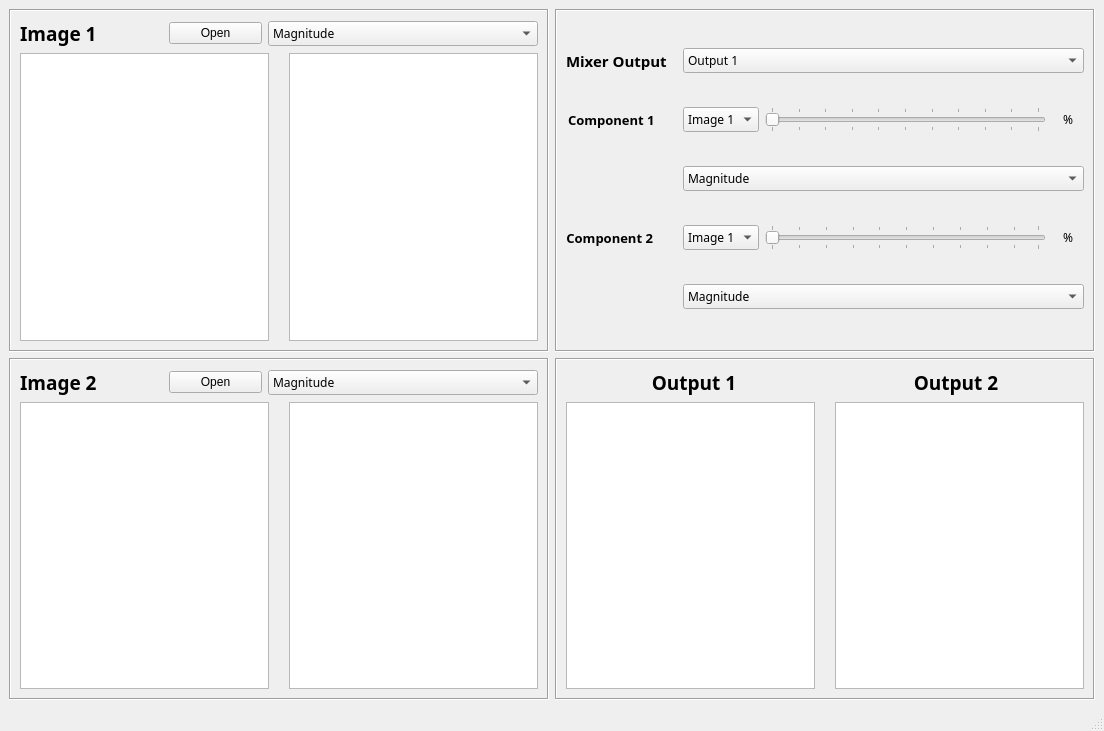
<?xml version="1.0" encoding="UTF-8"?>
<ui version="4.0">
 <class>MainWindow</class>
 <widget class="QMainWindow" name="MainWindow">
  <property name="geometry">
   <rect>
    <x>0</x>
    <y>0</y>
    <width>1104</width>
    <height>731</height>
   </rect>
  </property>
  <property name="windowTitle">
   <string>MainWindow</string>
  </property>
  <widget class="QWidget" name="centralwidget">
   <layout class="QGridLayout" name="gridLayout_2">
    <item row="0" column="0" rowspan="2" colspan="2">
     <widget class="QFrame" name="frame_image1">
      <property name="frameShape">
       <enum>QFrame::Box</enum>
      </property>
      <property name="frameShadow">
       <enum>QFrame::Sunken</enum>
      </property>
      <property name="lineWidth">
       <number>1</number>
      </property>
      <layout class="QGridLayout" name="gridLayout_9">
       <item row="0" column="2">
        <widget class="QComboBox" name="Img1comboBox">
         <property name="minimumSize">
          <size>
           <width>270</width>
           <height>0</height>
          </size>
         </property>
         <property name="font">
          <font>
           <family>Kristen ITC</family>
          </font>
         </property>
         <property name="layoutDirection">
          <enum>Qt::LeftToRight</enum>
         </property>
         <property name="autoFillBackground">
          <bool>false</bool>
         </property>
         <item>
          <property name="text">
           <string>Magnitude</string>
          </property>
         </item>
         <item>
          <property name="text">
           <string>Phase</string>
          </property>
         </item>
         <item>
          <property name="text">
           <string>Real</string>
          </property>
         </item>
         <item>
          <property name="text">
           <string>Imaginary</string>
          </property>
         </item>
        </widget>
       </item>
       <item row="0" column="0">
        <widget class="QLabel" name="Img1Label">
         <property name="font">
          <font>
           <family>Kristen ITC</family>
           <pointsize>14</pointsize>
           <weight>75</weight>
           <bold>true</bold>
          </font>
         </property>
         <property name="text">
          <string>Image 1</string>
         </property>
        </widget>
       </item>
       <item row="1" column="0" colspan="3">
        <layout class="QGridLayout" name="gridLayout_3">
         <property name="horizontalSpacing">
          <number>20</number>
         </property>
         <property name="verticalSpacing">
          <number>7</number>
         </property>
         <item row="0" column="1">
          <widget class="ImageView" name="ImgComp_1"/>
         </item>
         <item row="0" column="0">
          <widget class="ImageView" name="image_1"/>
         </item>
        </layout>
       </item>
       <item row="0" column="1">
        <widget class="QPushButton" name="Button1">
         <property name="maximumSize">
          <size>
           <width>100</width>
           <height>16777215</height>
          </size>
         </property>
         <property name="text">
          <string>Open</string>
         </property>
        </widget>
       </item>
      </layout>
     </widget>
    </item>
    <item row="2" column="0" rowspan="2" colspan="2">
     <widget class="QFrame" name="frame_image2">
      <property name="frameShape">
       <enum>QFrame::Box</enum>
      </property>
      <property name="frameShadow">
       <enum>QFrame::Sunken</enum>
      </property>
      <property name="lineWidth">
       <number>1</number>
      </property>
      <layout class="QGridLayout" name="gridLayout_8">
       <item row="0" column="0">
        <widget class="QLabel" name="Img2Label">
         <property name="font">
          <font>
           <family>Kristen ITC</family>
           <pointsize>14</pointsize>
           <weight>75</weight>
           <bold>true</bold>
          </font>
         </property>
         <property name="text">
          <string>Image 2</string>
         </property>
        </widget>
       </item>
       <item row="0" column="1">
        <widget class="QPushButton" name="Button2">
         <property name="maximumSize">
          <size>
           <width>100</width>
           <height>16777215</height>
          </size>
         </property>
         <property name="text">
          <string>Open</string>
         </property>
        </widget>
       </item>
       <item row="0" column="2">
        <widget class="QComboBox" name="Img2comboBox">
         <property name="minimumSize">
          <size>
           <width>270</width>
           <height>0</height>
          </size>
         </property>
         <property name="font">
          <font>
           <family>Kristen ITC</family>
          </font>
         </property>
         <item>
          <property name="text">
           <string>Magnitude</string>
          </property>
         </item>
         <item>
          <property name="text">
           <string>Phase</string>
          </property>
         </item>
         <item>
          <property name="text">
           <string>Real</string>
          </property>
         </item>
         <item>
          <property name="text">
           <string>Imaginary</string>
          </property>
         </item>
        </widget>
       </item>
       <item row="1" column="0" colspan="3">
        <layout class="QGridLayout" name="gridLayout_4">
         <property name="horizontalSpacing">
          <number>20</number>
         </property>
         <item row="0" column="0">
          <widget class="ImageView" name="image_2"/>
         </item>
         <item row="0" column="1">
          <widget class="ImageView" name="ImgComp_2"/>
         </item>
        </layout>
       </item>
      </layout>
     </widget>
    </item>
    <item row="2" column="2" rowspan="2" colspan="2">
     <widget class="QFrame" name="frame_output">
      <property name="frameShape">
       <enum>QFrame::Box</enum>
      </property>
      <property name="frameShadow">
       <enum>QFrame::Sunken</enum>
      </property>
      <property name="lineWidth">
       <number>1</number>
      </property>
      <layout class="QGridLayout" name="gridLayout_10">
       <item row="0" column="0">
        <widget class="QLabel" name="Output1Label">
         <property name="maximumSize">
          <size>
           <width>16777215</width>
           <height>31</height>
          </size>
         </property>
         <property name="font">
          <font>
           <family>Kristen ITC</family>
           <pointsize>14</pointsize>
           <weight>75</weight>
           <bold>true</bold>
          </font>
         </property>
         <property name="text">
          <string>Output 1</string>
         </property>
         <property name="alignment">
          <set>Qt::AlignCenter</set>
         </property>
        </widget>
       </item>
       <item row="1" column="0" colspan="2">
        <layout class="QGridLayout" name="gridLayout_6">
         <property name="horizontalSpacing">
          <number>20</number>
         </property>
         <item row="0" column="0">
          <widget class="ImageView" name="Output_1"/>
         </item>
         <item row="0" column="1">
          <widget class="ImageView" name="Output_2"/>
         </item>
        </layout>
       </item>
       <item row="0" column="1">
        <widget class="QLabel" name="Output2Label">
         <property name="maximumSize">
          <size>
           <width>16777215</width>
           <height>31</height>
          </size>
         </property>
         <property name="font">
          <font>
           <family>Kristen ITC</family>
           <pointsize>14</pointsize>
           <weight>75</weight>
           <bold>true</bold>
          </font>
         </property>
         <property name="text">
          <string>Output 2</string>
         </property>
         <property name="alignment">
          <set>Qt::AlignCenter</set>
         </property>
        </widget>
       </item>
      </layout>
     </widget>
    </item>
    <item row="0" column="2" rowspan="2" colspan="2">
     <widget class="QFrame" name="frame_mixer">
      <property name="font">
       <font>
        <family>Kristen ITC</family>
       </font>
      </property>
      <property name="frameShape">
       <enum>QFrame::Box</enum>
      </property>
      <property name="frameShadow">
       <enum>QFrame::Sunken</enum>
      </property>
      <layout class="QGridLayout" name="gridLayout">
       <item row="3" column="1">
        <widget class="QComboBox" name="Select_image_2">
         <item>
          <property name="text">
           <string>Image 1</string>
          </property>
         </item>
         <item>
          <property name="text">
           <string>Image 2</string>
          </property>
         </item>
        </widget>
       </item>
       <item row="1" column="0">
        <widget class="QLabel" name="Comp1Label">
         <property name="font">
          <font>
           <family>Kristen ITC</family>
           <pointsize>10</pointsize>
           <weight>75</weight>
           <bold>true</bold>
          </font>
         </property>
         <property name="text">
          <string>Component 1      </string>
         </property>
         <property name="alignment">
          <set>Qt::AlignCenter</set>
         </property>
        </widget>
       </item>
       <item row="3" column="0">
        <widget class="QLabel" name="Comp2Label">
         <property name="font">
          <font>
           <family>Kristen ITC</family>
           <pointsize>10</pointsize>
           <weight>75</weight>
           <bold>true</bold>
          </font>
         </property>
         <property name="text">
          <string>Component 2       </string>
         </property>
         <property name="alignment">
          <set>Qt::AlignCenter</set>
         </property>
        </widget>
       </item>
       <item row="1" column="1">
        <widget class="QComboBox" name="Select_image_1">
         <item>
          <property name="text">
           <string>Image 1</string>
          </property>
         </item>
         <item>
          <property name="text">
           <string>Image 2</string>
          </property>
         </item>
        </widget>
       </item>
       <item row="0" column="0">
        <widget class="QLabel" name="MixerLabel">
         <property name="font">
          <font>
           <family>Kristen ITC</family>
           <pointsize>11</pointsize>
           <weight>75</weight>
           <bold>true</bold>
          </font>
         </property>
         <property name="text">
          <string>Mixer Output</string>
         </property>
        </widget>
       </item>
       <item row="4" column="1" colspan="4">
        <widget class="QComboBox" name="Comp2_type">
         <item>
          <property name="text">
           <string>Magnitude</string>
          </property>
         </item>
         <item>
          <property name="text">
           <string>Phase</string>
          </property>
         </item>
         <item>
          <property name="text">
           <string>Real</string>
          </property>
         </item>
         <item>
          <property name="text">
           <string>Imaginary</string>
          </property>
         </item>
         <item>
          <property name="text">
           <string>Uni Magnitude</string>
          </property>
         </item>
         <item>
          <property name="text">
           <string>Uni Phase</string>
          </property>
         </item>
        </widget>
       </item>
       <item row="2" column="1" colspan="4">
        <widget class="QComboBox" name="Comp1_type">
         <item>
          <property name="text">
           <string>Magnitude</string>
          </property>
         </item>
         <item>
          <property name="text">
           <string>Phase</string>
          </property>
         </item>
         <item>
          <property name="text">
           <string>Real</string>
          </property>
         </item>
         <item>
          <property name="text">
           <string>Imaginary</string>
          </property>
         </item>
         <item>
          <property name="text">
           <string>Uni Magnitude</string>
          </property>
         </item>
         <item>
          <property name="text">
           <string>Uni Phase</string>
          </property>
         </item>
        </widget>
       </item>
       <item row="0" column="1" colspan="4">
        <widget class="QComboBox" name="Select_output">
         <item>
          <property name="text">
           <string>Output 1</string>
          </property>
         </item>
         <item>
          <property name="text">
           <string>Output 2</string>
          </property>
         </item>
        </widget>
       </item>
       <item row="3" column="2">
        <widget class="QSlider" name="horizontalSlider_2">
         <property name="minimumSize">
          <size>
           <width>200</width>
           <height>0</height>
          </size>
         </property>
         <property name="orientation">
          <enum>Qt::Horizontal</enum>
         </property>
         <property name="tickPosition">
          <enum>QSlider::TicksBothSides</enum>
         </property>
         <property name="tickInterval">
          <number>10</number>
         </property>
        </widget>
       </item>
       <item row="3" column="3" colspan="2">
        <widget class="QLabel" name="Percentage2">
         <property name="text">
          <string>%</string>
         </property>
         <property name="alignment">
          <set>Qt::AlignCenter</set>
         </property>
        </widget>
       </item>
       <item row="1" column="2">
        <widget class="QSlider" name="horizontalSlider_3">
         <property name="minimumSize">
          <size>
           <width>200</width>
           <height>0</height>
          </size>
         </property>
         <property name="maximum">
          <number>100</number>
         </property>
         <property name="orientation">
          <enum>Qt::Horizontal</enum>
         </property>
         <property name="tickPosition">
          <enum>QSlider::TicksBothSides</enum>
         </property>
         <property name="tickInterval">
          <number>10</number>
         </property>
        </widget>
       </item>
       <item row="1" column="3" colspan="2" alignment="Qt::AlignHCenter">
        <widget class="QLabel" name="Percentage1">
         <property name="minimumSize">
          <size>
           <width>32</width>
           <height>0</height>
          </size>
         </property>
         <property name="text">
          <string>%</string>
         </property>
         <property name="alignment">
          <set>Qt::AlignCenter</set>
         </property>
        </widget>
       </item>
      </layout>
     </widget>
    </item>
   </layout>
  </widget>
  <widget class="QStatusBar" name="statusbar"/>
 </widget>
 <customwidgets>
  <customwidget>
   <class>ImageView</class>
   <extends>QGraphicsView</extends>
   <header>pyqtgraph.h</header>
  </customwidget>
 </customwidgets>
 <resources/>
 <connections/>
</ui>
